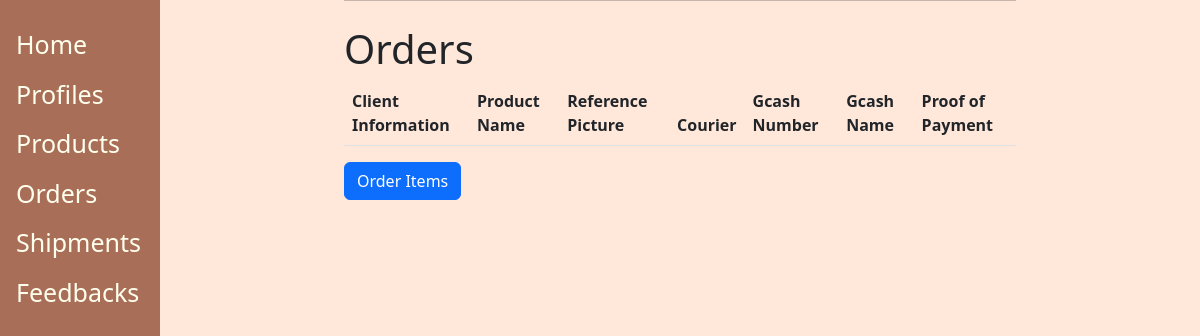
/order/, run on an earlier commit of the app's database.
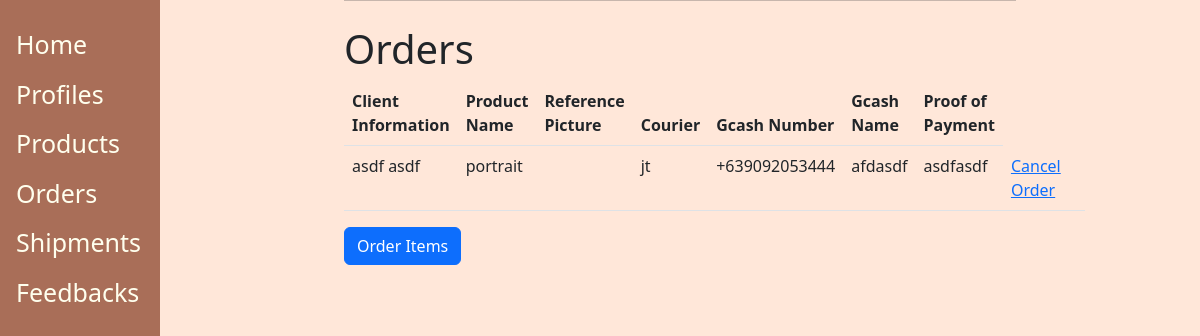
And on a later commit of the database.
### casys/models.py (models this page shows, shortened)
class Order(models.Model):
    COURIER = (('jt', 'J&T Express'), ('lm', 'lala move'), ('lbc', 'LBC Hari ng Padala'))
    user_information = models.ForeignKey(Client, on_delete = models.CASCADE)
    product_name = models.ForeignKey(Product, on_delete = models.CASCADE)
    reference_picture = models.ImageField(null=True, blank=True, upload_to="images/")
    courier = models.CharField(max_length=300, choices=COURIER)
    gcash_number = PhoneNumberField(null=False,blank=False)
    gcash_name = models.CharField(max_length=300)
    proof_of_payment = models.CharField(max_length=300)

class Client(models.Model):
	firstname= models.CharField(max_length=200)
	surname = models.CharField(max_length=200)
	address = models.TextField()
	contact_number = PhoneNumberField(null=False,blank=False,unique=True)
	def __str__(self):
         return f'{self.firstname} {self.surname}'

class Product(models.Model):
	product_name = models.CharField(max_length=24, unique=True)
	art_medium = models.CharField(max_length=300)
	size = models.CharField(max_length=200)
	price = models.CharField(max_length=24)
	quantity=models.IntegerField()
	def __str__(self):
		 return self.product_name

### casys/views.py (the view)
# urls.py: path('order/', views.OrderView, name="order"),
def OrderView(request):
    order = Order.objects.all()
    queries = {'order': order}
    return render(request, "orders.html", queries)

### casys/templates/orders.html (shortened to what this page needs)
{% extends 'base.html' %}
{% load static %}
{% block content %}
<h1>Orders</h1>
 <table class="table">
  <thead>
    <tr>
      <th scope="col">Client Information</th>
      <th scope="col">Product Name</th>
      <th scope="col">Reference Picture</th>
      <th scope="col">Courier</th>
      <th scope="col">Gcash Number</th>
      <th scope="col">Gcash Name</th>
      <th scope="col">Proof of Payment</th>
    </tr>
  </thead>
  <tbody>
    {% for x in order %}
    <tr>
      <td>{{x.user_information }}</td>
      <td>{{x.product_name }}</td>
      <td>{{x.reference_picture }}</td>
      <td>{{x.courier }}</td>
      <td>{{x.gcash_number }}</td>
      <td>{{x.gcash_name }}</td>
      <td>{{x.proof_of_payment }}</td>
      <td><a href="{% url 'casys:delete-order' x.id %}">Cancel Order</a><td>
    </tr>
    {% endfor %}
  </tbody>
</table>
<a href="{% url 'casys:create-order' %}" class="btn btn-primary">Order Items</a>
{% endblock %}

What changed in the data, as far as the page shows it:
added Order: user_information "asdf asdf", product_name "portrait", courier "jt", gcash_number "+639092053444", gcash_name "afdasdf", proof_of_payment "asdfasdf"
